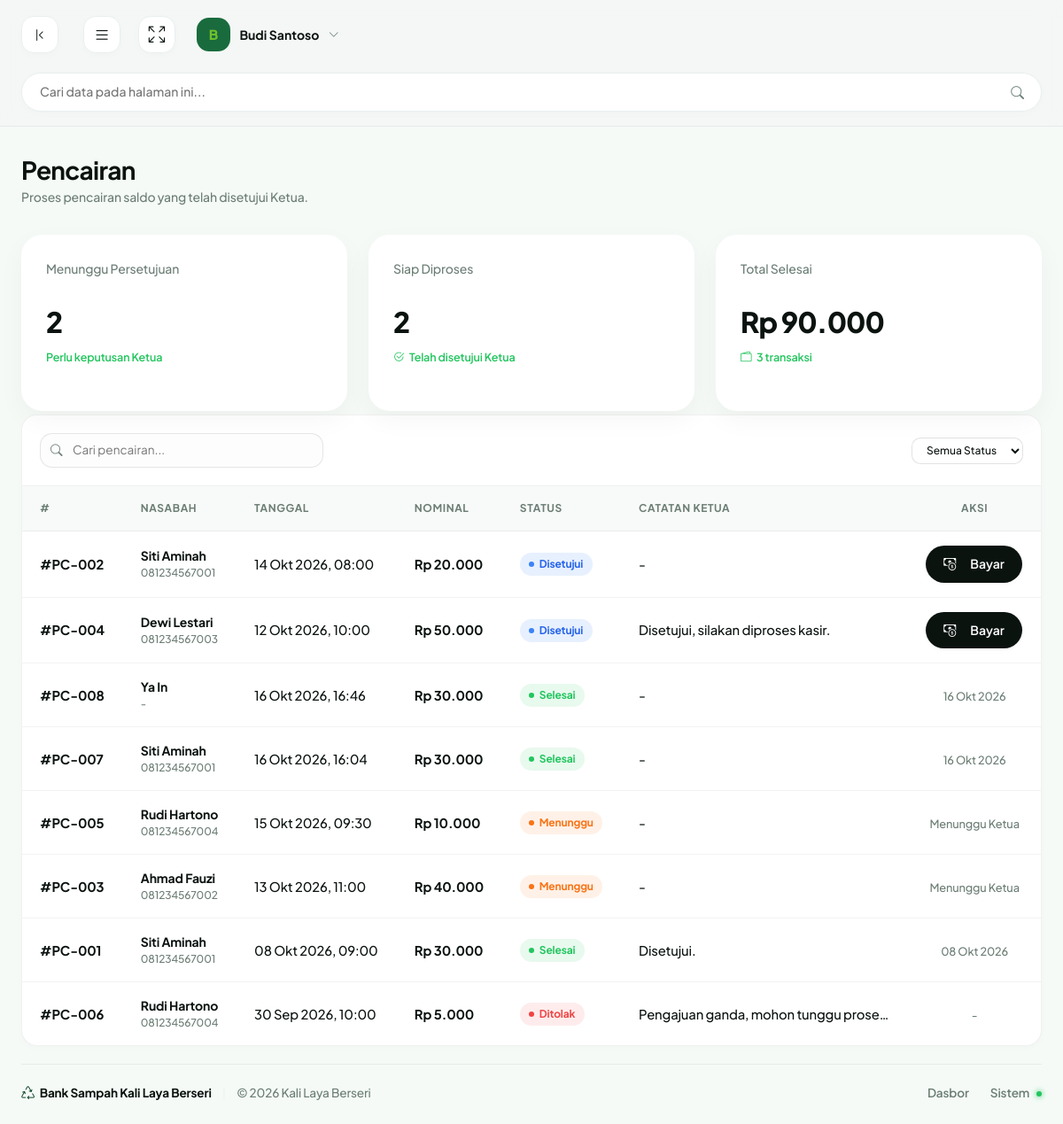
Screenshot of /pengurus/pencairan.php (signed in) with the database file from the repository.
### tables this page shows
CREATE TABLE `pencairan` (
  `id` int NOT NULL,
  `user_id` int NOT NULL,
  `nominal` decimal(14,2) NOT NULL DEFAULT '0.00',
  `status` enum('menunggu','disetujui','ditolak','selesai') NOT NULL DEFAULT 'menunggu',
  `disetujui_oleh` int DEFAULT NULL,
  `catatan_ketua` text,
  `diproses_oleh` int DEFAULT NULL,
  `tanggal` datetime NOT NULL,
  `tanggal_disetujui` datetime DEFAULT NULL,
  `tanggal_selesai` datetime DEFAULT NULL
);

CREATE TABLE `users` (
  `id_user` int NOT NULL,
  `name` varchar(100) NOT NULL,
  `email` varchar(150) NOT NULL,
  `password` varchar(255) DEFAULT NULL,
  `google_id` varchar(64) DEFAULT NULL,
  `avatar` varchar(255) DEFAULT NULL,
  `role` enum('nasabah','pengurus','ketua') NOT NULL DEFAULT 'nasabah',
  `nik` varchar(20) DEFAULT NULL,
  `no_hp` varchar(20) DEFAULT NULL,
  `alamat` text,
  `code` int NOT NULL DEFAULT '0',
  `status` varchar(20) NOT NULL DEFAULT 'notverified',
  `aktif` tinyint(1) NOT NULL DEFAULT '1',
  `created_at` timestamp NOT NULL DEFAULT CURRENT_TIMESTAMP
);

### pengurus/pencairan.php (the view, shortened to what this page needs)
<?php
require_once __DIR__ . '/../includes/auth.php';
$where = '';
$rows = [];
$res = mysqli_query($con, "SELECT p.*, u.name AS nasabah, u.no_hp, k.name AS ketua FROM pencairan p JOIN users u ON u.id_user = p.user_id LEFT JOIN users k ON k.id_user = p.disetujui_oleh $where ORDER BY p.status = 'disetujui' DESC, p.tanggal DESC");
if ($res) { while ($r = mysqli_fetch_assoc($res)) { $rows[] = $r; } }
$sum = ['menunggu' => 0, 'disetujui' => 0, 'selesai' => 0];
$res = mysqli_query($con, "SELECT status, COUNT(*) c, COALESCE(SUM(nominal),0) v FROM pencairan GROUP BY status");
if ($res) { while ($r = mysqli_fetch_assoc($res)) { $sum[$r['status']] = ['c' => (int) $r['c'], 'v' => (float) $r['v']]; } }
require __DIR__ . '/../includes/header.php';
?>
<div class="row g-4 mb-1">
  <div class="col-md-4"><div class="card card-stat"><div class="card-header"><span class="stat-label">Menunggu Persetujuan</span></div>
    <div class="stat-value"><?= e($sum['menunggu']['c'] ?? 0) ?></div><div class="trend-badge trend-up"><span>Perlu keputusan Ketua</span></div></div></div>
  <div class="col-md-4"><div class="card card-stat"><div class="card-header"><span class="stat-label">Siap Diproses</span></div>
    <div class="stat-value"><?= e($sum['disetujui']['c'] ?? 0) ?></div><div class="trend-badge trend-up"><i class="bi bi-check2-circle"></i><span>Telah disetujui Ketua</span></div></div></div>
  <div class="col-md-4"><div class="card card-stat"><div class="card-header"><span class="stat-label">Total Selesai</span></div>
    <div class="stat-value"><?= e(rupiah($sum['selesai']['v'] ?? 0)) ?></div><div class="trend-badge trend-up"><i class="bi bi-wallet2"></i><span><?= e($sum['selesai']['c'] ?? 0) ?> transaksi</span></div></div></div>
</div>
<div class="table-card-custom">
  <div class="table-header-control">
    <div class="table-search-box"><i class="bi bi-search table-search-icon"></i>
      <input type="text" class="table-search-input table-local-search" placeholder="Cari pencairan..."></div>
    <div class="table-filter-group">
      <form method="GET" action="pencairan.php">
        <select class="form-control-custom form-control-custom-sm" name="status" data-autosubmit>
          <option value="">Semua Status</option>
        </select>
      </form>
    </div>
  </div>
  <div class="table-responsive">
    <table class="table-custom">
      <thead><tr><th>#</th><th>Nasabah</th><th>Tanggal</th><th>Nominal</th><th>Status</th><th>Catatan Ketua</th><th class="text-center">Aksi</th></tr></thead>
      <tbody>
        <?php if (empty($rows)): ?>
          <tr><td colspan="7" class="text-center text-muted-green py-4">Tidak ada data.</td></tr>
        <?php else: foreach ($rows as $r): ?>
          <tr>
            <td class="table-order-id">#PC-<?= e(str_pad($r['id'], 3, '0', STR_PAD_LEFT)) ?></td>
            <td><div class="table-user-name"><?= e($r['nasabah']) ?></div><div class="table-user-sub"><?= e($r['no_hp'] ?: '-') ?></div></td>
            <td><?= e(tanggal_waktu_id($r['tanggal'])) ?></td>
            <td class="table-amount"><?= e(rupiah($r['nominal'])) ?></td>
            <td><?= badge_pencairan($r['status']) ?></td>
            <td><?= e($r['catatan_ketua'] ? potong_teks($r['catatan_ketua'], 35) : '-') ?></td>
            <td class="text-center">
              <?php if ($r['status'] === 'disetujui'): ?>
                <form method="POST" class="d-inline" data-confirm="Proses pencairan <?= e($r['nasabah']) ?> sebesar <?= e(rupiah($r['nominal'])) ?>?"><?= csrf_field() ?>
                  <button class="btn btn-dark-custom btn-sm"><i class="bi bi-cash-coin me-1"></i> Bayar</button>
                </form>
              <?php elseif ($r['status'] === 'menunggu'): ?>
                <span class="text-muted-green" style="font-size:.8rem;">Menunggu Ketua</span>
              <?php else: ?>
                <span class="text-muted-green" style="font-size:.8rem;"><?= e($r['tanggal_selesai'] ? tanggal_id($r['tanggal_selesai']) : '-') ?></span>
              <?php endif; ?>
            </td>
          </tr>
        <?php endforeach; endif; ?>
      </tbody>
    </table>
  </div>
</div>
<?php require __DIR__ . '/../includes/footer.php'; ?>

### includes/fungsi.php (shortened to what this page needs)
<?php
if (!function_exists('e')) {
    function e($value): string
    {
        return htmlspecialchars((string) $value, ENT_QUOTES, 'UTF-8');
    }
}
if (!function_exists('rupiah')) {
    function rupiah($angka, bool $prefix = true): string
    {
        $hasil = number_format((float) $angka, 0, ',', '.');
        return $prefix ? 'Rp ' . $hasil : $hasil;
    }
}
if (!function_exists('tanggal_id')) {
    function tanggal_id(?string $tanggal): string
    {
        $bulan = [
            1 => 'Jan', 'Feb', 'Mar', 'Apr', 'Mei', 'Jun',
            'Jul', 'Agu', 'Sep', 'Okt', 'Nov', 'Des',
        ];
        $ts = strtotime($tanggal);
        return date('d', $ts) . ' ' . $bulan[(int) date('n', $ts)] . ' ' . date('Y', $ts);
    }
}
if (!function_exists('tanggal_waktu_id')) {
    function tanggal_waktu_id(?string $tanggal): string
    {
        $ts = strtotime($tanggal);
        return tanggal_id($tanggal) . ', ' . date('H:i', $ts);
    }
}
if (!function_exists('badge_pencairan')) {
    function badge_pencairan(string $status): string
    {
        $map = [
            'menunggu'  => 'pending',
            'disetujui' => 'info',
            'ditolak'   => 'failed',
            'selesai'   => 'success',
        ];
        $cls = $map[$status] ?? 'pending';
        return '<span class="badge-table ' . $cls . '">' . e(ucfirst($status)) . '</span>';
    }
}
if (!function_exists('potong_teks')) {
    function potong_teks(string $teks, int $panjang = 120): string
    {
        $teks = trim(strip_tags($teks));
        if (mb_strlen($teks) <= $panjang) {
            return $teks;
        }
        return mb_substr($teks, 0, $panjang) . '…';
    }
}

### assets/css/app.css (style rules this page uses)
.text-muted-green { color: var(--text-muted-green) !important; }
.badge-table.info { background-color: rgba(59, 130, 246, 0.12); color: #2563eb; }
.badge-table.info::before { background-color: #3b82f6; }

### rows the page displays
pencairan: id "002", user.name "Siti Aminah", user.no_hp "081234567001", tanggal "14 Okt 2026, 08:00", nominal "Rp 20.000", status "Disetujui", catatan_ketua "-"
pencairan: id "004", user.name "Dewi Lestari", user.no_hp "081234567003", tanggal "12 Okt 2026, 10:00", nominal "Rp 50.000", status "Disetujui", catatan_ketua "Disetujui, silakan diproses kasir."
pencairan: id "008", user.name "Ya In", user.no_hp "-", tanggal "16 Okt 2026, 16:46", nominal "Rp 30.000", status "Selesai", catatan_ketua "-", tanggal_selesai "16 Okt 2026"
pencairan: id "007", user.name "Siti Aminah", user.no_hp "081234567001", tanggal "16 Okt 2026, 16:04", nominal "Rp 30.000", status "Selesai", catatan_ketua "-", tanggal_selesai "16 Okt 2026"
pencairan: id "005", user.name "Rudi Hartono", user.no_hp "081234567004", tanggal "15 Okt 2026, 09:30", nominal "Rp 10.000", status "Menunggu", catatan_ketua "-", shows "Menunggu Ketua"
pencairan: id "003", user.name "Ahmad Fauzi", user.no_hp "081234567002", tanggal "13 Okt 2026, 11:00", nominal "Rp 40.000", status "Menunggu", catatan_ketua "-", shows "Menunggu Ketua"
pencairan: id "001", user.name "Siti Aminah", user.no_hp "081234567001", tanggal "08 Okt 2026, 09:00", nominal "Rp 30.000", status "Selesai", catatan_ketua "Disetujui.", tanggal_selesai "08 Okt 2026"
pencairan: id "006", user.name "Rudi Hartono", user.no_hp "081234567004", tanggal "30 Sep 2026, 10:00", nominal "Rp 5.000", status "Ditolak", catatan_ketua "Pengajuan ganda, mohon tunggu prose…", tanggal_selesai "-"

### other values shown
mb_substr($u['name'] ?: 'U', 0, 1) "B"
$u['name'] "Budi Santoso"
$page_title "Pencairan"
$page_subtitle "Proses pencairan saldo yang telah disetujui Ketua."
$sum['menunggu']['c'] "2"
$sum['disetujui']['c'] "2"
rupiah($sum['selesai']['v'] ?? 0) "Rp 90.000"
$sum['selesai']['c'] "3"
